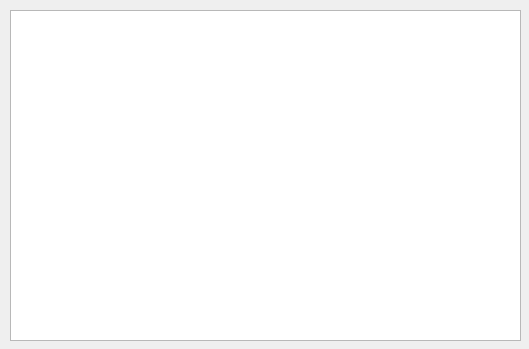
<?xml version="1.0" encoding="UTF-8"?>
<ui version="4.0">
 <class>ExampleDialog</class>
 <widget class="QDialog" name="ExampleDialog">
  <property name="geometry">
   <rect>
    <x>0</x>
    <y>0</y>
    <width>529</width>
    <height>349</height>
   </rect>
  </property>
  <property name="windowTitle">
   <string>Code Example</string>
  </property>
  <widget class="QPlainTextEdit" name="plainTextEditCode">
   <property name="geometry">
    <rect>
     <x>10</x>
     <y>10</y>
     <width>511</width>
     <height>331</height>
    </rect>
   </property>
   <property name="readOnly">
    <bool>true</bool>
   </property>
  </widget>
 </widget>
 <resources/>
 <connections/>
</ui>
